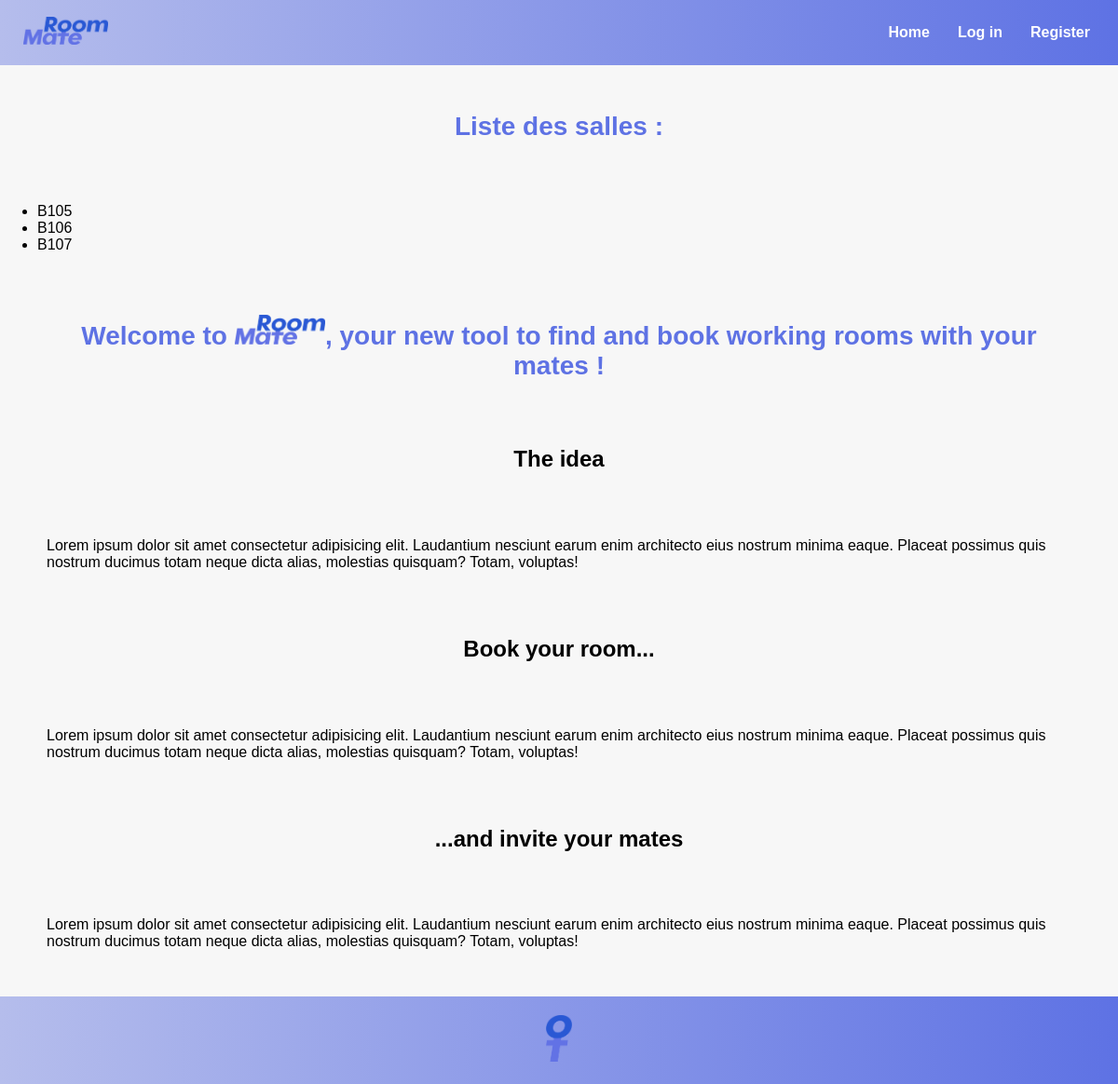
The page / on the database its author committed.
### RoomManager/models.py (models this page shows, shortened)
class Room(models.Model):
    WINGS = [
        ('P', 'Paris'),
        ('B', 'Boulogne'),
        ('A', 'Auteuil'),
    ]
    name = models.CharField(max_length=50)
    capacity = models.IntegerField()
    wing = models.CharField(max_length=1, choices=WINGS)
    floor = models.IntegerField()
    number = models.IntegerField()

### RoomManager/views.py (the view)
# urls.py: path('', views.home, name='home'),
def home(request):
    rooms = Room.objects.all()
    return render(request, 'RoomManager/home.html', {'rooms': rooms})

### RoomManager/templates/RoomManager/home.html (shortened to what this page needs)
{% extends 'RoomManager/base.html' %}
{% block content %}
    <h1>Liste des salles :</h1>
    <ul>
        {% for room in rooms %}
            <li>{{ room.name }}</li>
        {% endfor %}
    </ul>
    <h1>Welcome to <img src="../../static/RoomManager/RoomMate_textlogo.png">, your new tool to find and book working rooms with your mates !</h1>
    <h2>The idea</h2>
    <p>Lorem ipsum dolor sit amet consectetur adipisicing elit. Laudantium nesciunt earum enim architecto eius nostrum minima eaque. Placeat possimus quis nostrum ducimus totam neque dicta alias, molestias quisquam? Totam, voluptas!</p>
    <h2>Book your room...</h2>
    <p>Lorem ipsum dolor sit amet consectetur adipisicing elit. Laudantium nesciunt earum enim architecto eius nostrum minima eaque. Placeat possimus quis nostrum ducimus totam neque dicta alias, molestias quisquam? Totam, voluptas!</p>
    <h2>...and invite your mates</h2>
    <p>Lorem ipsum dolor sit amet consectetur adipisicing elit. Laudantium nesciunt earum enim architecto eius nostrum minima eaque. Placeat possimus quis nostrum ducimus totam neque dicta alias, molestias quisquam? Totam, voluptas!</p>
{% endblock %}

### RoomManager/static/RoomManager/base.css (style rules this page uses)
body { background-color: #f7f7f7; font-family: "Montserrat", sans-serif; margin: 0; }

### RoomManager/templates/RoomManager/home.html (style rules this page uses)
h1 { color: #5e72e4; font-size: 28px; margin: 50px; text-align: center; }
img { height: 32px; }
h2 { text-align: center; }
p { margin: 50px; }

### rows shown on the page
Room: name "B105"
Room: name "B106"
Room: name "B107"
